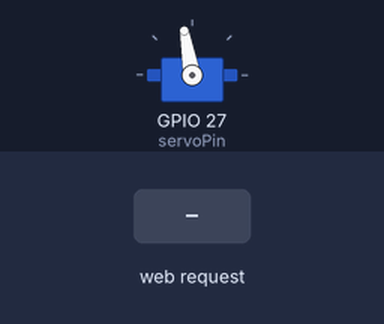
The sketch below on a simulated ESP32. Parts: servo. Inputs (shaded band) come from the test bench. WiFi joins after 1.5 s; servers stay silent unless stated; what the sketch prints to the serial monitor is not drawn.

Above: at 2.7 s.
2.8 s: HTTP request GET /toggle?state=1 received
At 2.9 s:
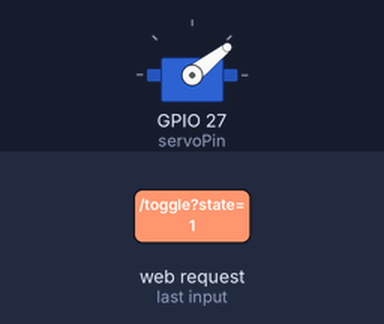
4.5 s: HTTP request GET /toggle?state=0 received
At 4.6 s:
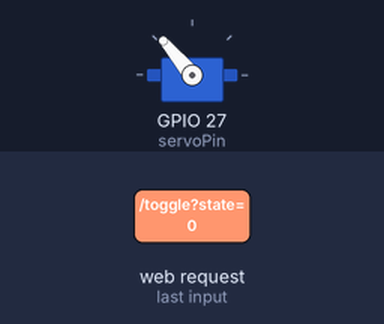
Timing chart, 0 to 7.5 s (numbered marks = the images above; inputs shaded):
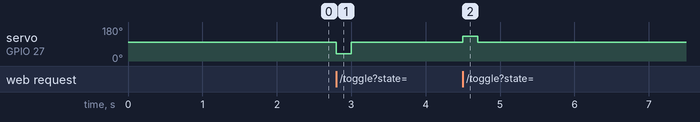

The sketch:

RamuKaka.ino
```cpp
#include <WiFi.h>
#include <WebServer.h>
#include <ESP32Servo.h>

// Replace with your network credentials
const char *ssid="***";
const char *password="***";

WebServer server(80);
Servo myServo;

const int servoPin = 27;
int servoState = 0;  // 0 = OFF, 1 = ON

void handleRoot() {
  String html = R"rawliteral(
    <!DOCTYPE html>
    <html lang="en">
    <head>
      <meta charset="UTF-8">
      <meta name="viewport" content="width=device-width, initial-scale=1.0">
      <title>ESP32 Servo Control</title>
      <style>
        body {
          font-family: Arial, sans-serif;
          background: #f2f2f2;
          text-align: center;
          padding: 50px;
        }
        h2 {
          color: #333;
        }
        .switch {
          position: relative;
          display: inline-block;
          width: 80px;
          height: 40px;
          margin-top: 20px;
        }
        .switch input {
          display: none;
        }
        .slider {
          position: absolute;
          cursor: pointer;
          top: 0; left: 0; right: 0; bottom: 0;
          background-color: #ccc;
          transition: 0.4s;
          border-radius: 40px;
        }
        .slider:before {
          position: absolute;
          content: "";
          height: 32px;
          width: 32px;
          left: 4px;
          bottom: 4px;
          background-color: white;
          transition: 0.4s;
          border-radius: 50%;
        }
        input:checked + .slider {
          background-color: #4CAF50;
        }
        input:checked + .slider:before {
          transform: translateX(40px);
        }
        .status {
          margin-top: 20px;
          font-size: 1.2em;
          color: #444;
        }
      </style>
    </head>
    <body>
      <h2>ESP32 Servo Control</h2>
      <label class="switch">
        <input type="checkbox" id="servoSwitch" onchange="toggleServo(this)" )rawliteral";

  if (servoState == 1) html += "checked";

  html += R"rawliteral(>
        <span class="slider"></span>
      </label>
      <div class="status" id="statusText">Servo is )rawliteral";
  html += (servoState == 1 ? "ON" : "OFF");
  html += R"rawliteral(</div>

      <script>
        function toggleServo(element) {
          var xhr = new XMLHttpRequest();
          xhr.open("GET", "/toggle?state=" + (element.checked ? "1" : "0"), true);
          xhr.send();
          document.getElementById("statusText").innerText = "Servo is " + (element.checked ? "ON" : "OFF");
        }
      </script>
    </body>
    </html>
  )rawliteral";

  server.send(200, "text/html", html);
}

void handleToggle() {
  if (server.hasArg("state")) {
    servoState = server.arg("state").toInt();
    if (servoState == 1) {
      myServo.write(38); // ON position
      delay(200);
      myServo.write(100);
    } else {
      myServo.write(130);  // OFF position
      delay(200);
      myServo.write(100);
    }
    server.send(200, "text/plain", "OK");
  }
}

void setup() {
  Serial.begin(115200);
  myServo.attach(servoPin);
  myServo.write(100); // Default position

  WiFi.begin(ssid, password);
  Serial.print("Connecting to WiFi");
  while (WiFi.status() != WL_CONNECTED) {
    delay(500);
    Serial.print(".");
  }
  Serial.println("\nConnected. IP address: ");
  Serial.println(WiFi.localIP());

  server.on("/", handleRoot);
  server.on("/toggle", handleToggle);
  server.begin();
  Serial.println("HTTP server started");
}

void loop() {
  server.handleClient();
}
```

Measured:
- after the input at 2.8 s, servo on GPIO 27 (servoPin): 100° → 38° at once, → 100° 0.20 s later
- after the input at 4.5 s, servo on GPIO 27 (servoPin): 100° → 130° at once, → 100° 0.20 s later
